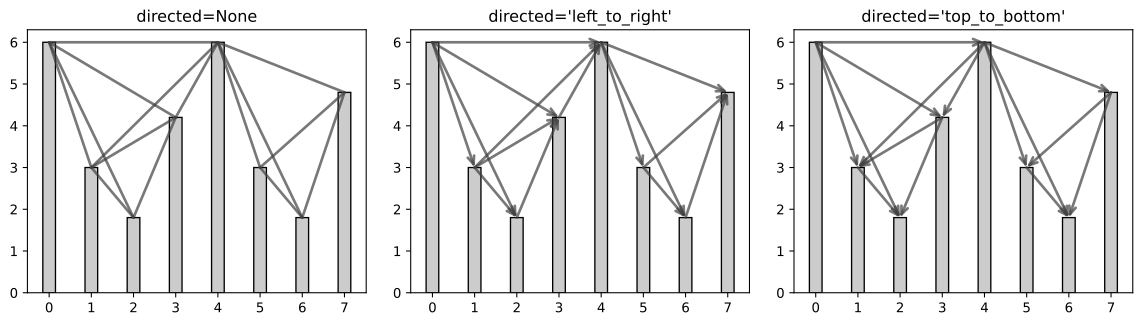

This chart was generated by the following Python code:
from plot_utils import plot_nvg

# ~~
from ts2vg import NaturalVG
import matplotlib.pyplot as plt

ts = [6.0, 3.0, 1.8, 4.2, 6.0, 3.0, 1.8, 4.8]

direction_options = [
    None,
    "left_to_right",
    "top_to_bottom",
]

fig, axs = plt.subplots(ncols=3, figsize=(12, 3.5))

for d, ax in zip(direction_options, axs):
    ax.set_title(f"directed={repr(d)}")

    nvg = NaturalVG(directed=d).build(ts)
    plot_nvg(nvg, ax=ax)
